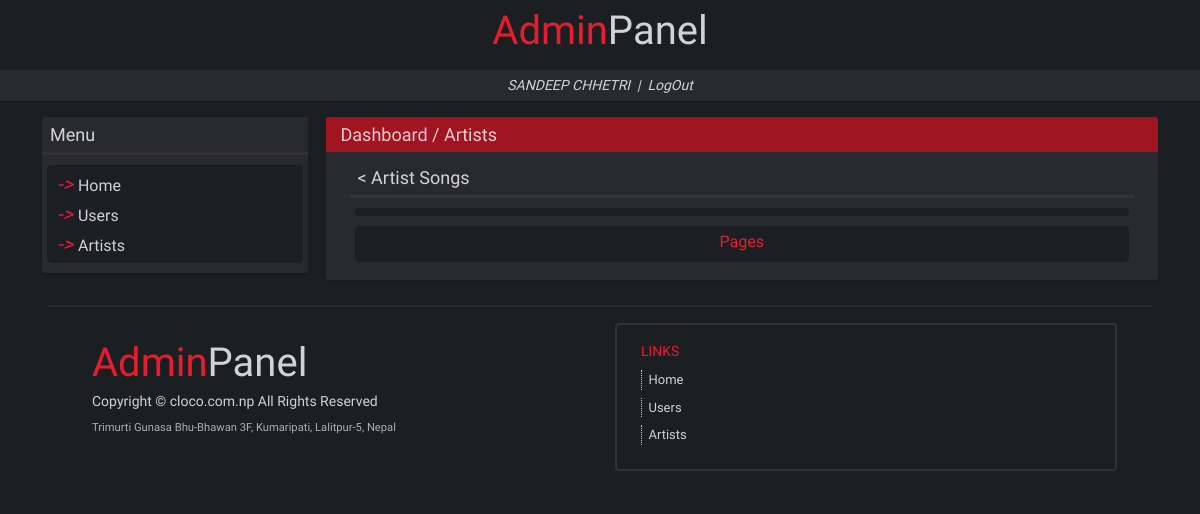
The app's page /dashboard/artists/2/songs/ (signed in), older data.
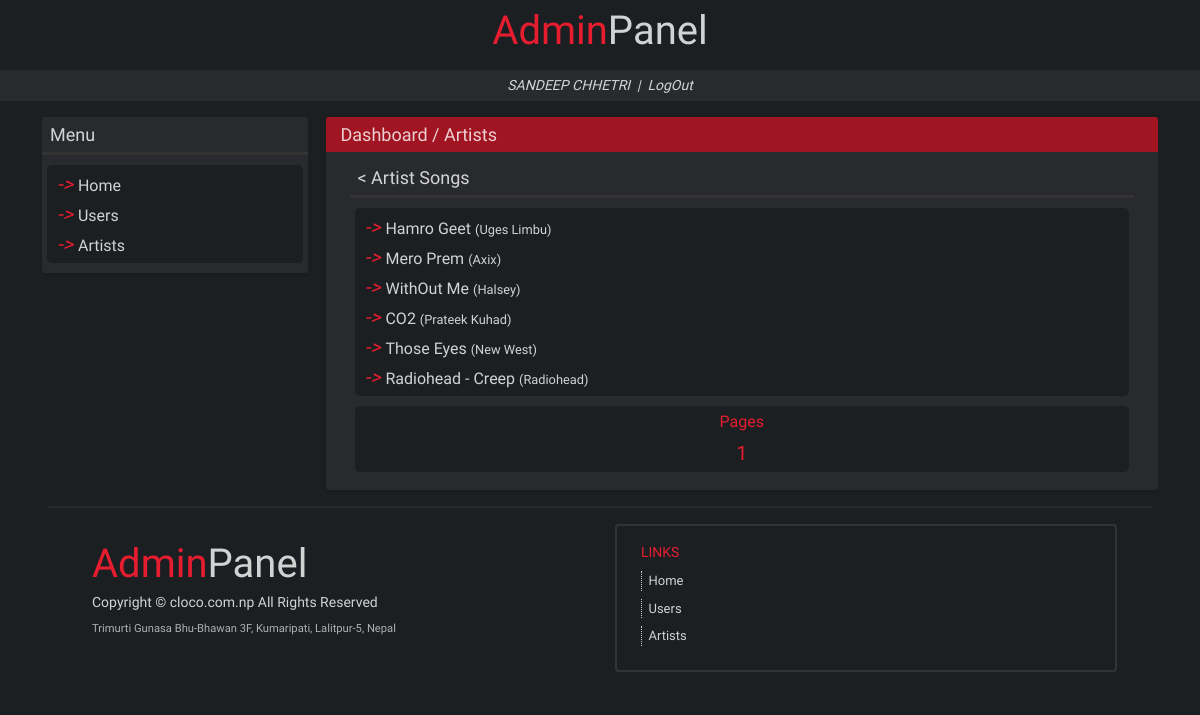
The same page, newer data.
### musicRecord/models.py (models this page shows, shortened)
class Music(models.Model):
    GENRE_CHOICES = (
        ('rnb', 'Rhythm and Blues'),
        ('country', 'Country'),
        ('classic', 'Classic'),
        ('rock', 'Rock'),
        ('jazz', 'Jazz'),
    )
    artist = models.ForeignKey(Artist, on_delete=models.CASCADE)
    title = models.CharField(max_length=100)
    album_name = models.CharField(max_length=50)
    genre = models.CharField(max_length=20, choices=GENRE_CHOICES)
    created_at = models.DateTimeField(auto_now_add=True)
    updated_at = models.DateTimeField(auto_now=True)

### musicRecord/songsViews.py (the view)
# urls.py: path('artists/<int:pk>/songs/', songsViews.artist_songs),
def artist_songs(request, pk=None):
    if not request.user.is_authenticated:
        return redirect('/')
    else:
        try:
            page = int(request.GET.get('page'))
        except:
            page = 1
        page_end = page*8
        page_start = page_end - 8
        songs = Music.objects.raw(f'select * from musicRecord_Music where artist_id={pk} order by created_at desc')
        pages = int(len(songs)/8)
        if len(songs)%8 != 0:
            pages = pages+1
        return render(request,
                      'songs/artistsongs.html',
                      {'user_name':user_name(request),
                       'songs':songs[page_start:page_end],
                       'pages':range(1,pages+1),
                       'page':page,
                       'artist_id':pk,
                       }
                       )

### musicRecord/songsViews.py (called while the page is built)
def user_name(request):
    return request.user.first_name.upper()+' '+request.user.last_name.upper()

### templates/songs/artistsongs.html (shortened to what this page needs)
{% extends 'base.html' %}
{% block content %}
<div class="row mb-3">
    <div class="d-none d-lg-block col-sm-12 col-lg-3 px-4">
        <div class="row mb-3 main-box">
            <div class="sidebox-text px-2 py-1 mb-0">
              Menu
            </div>
            <div class="col-12 mt-0 pt-0" style="background:#333; height:3px;">
            </div>
            <div class="col-12 sidebox-menus">
              <div class="row sidebox-menu py-1">
                <div class="col-12 p-0 m-0" style="color:#e61d2f;">
                    <i>-> </i>
                      <a class="menu-options" href="{% url 'dashboard' %}">Home</a>
                    <br>
                </div>
                <div class="col-12 p-0 m-0" style="color:#e61d2f;">
                    <i>-> </i>
                      <a class="menu-options {% if activetab == 'users' %}activetab{% endif %}" href="{% url 'users' %}">Users</a>
                    <br>
                </div>
                <div class="col-12 p-0 m-0" style="color:#e61d2f;">
                    <i>-> </i>
                      <a class="menu-options" href="{% url 'artists' %}">Artists</a>
                    <br>
                </div>
              </div>
            </div>
        </div>
    </div>
    <div class="col-sm-12 col-lg-9 px-4">
        <div class="row main-box">
            <div class="col-12 box-top py-1">
                <a class="link" href="{% url 'dashboard' %}">Dashboard</a> / <a class="link" href="{% url 'artists' %}">Artists</a>
            </div>
            <div class="col-12 box-content px-0 px-lg-4">
                <div class="mt-2 pb-2">
                    <div class="sidebox-text px-2 py-1 mb-0">
                        <a href="{% url 'artists' %}{{artist_id}}/" class="link">< Artist Songs</a>
                    </div>
                    <div class="col-12 mt-0 pt-0" style="background:#333; height:3px;">
                    </div>
                    <div class="col-12 sidebox-menus">
                        <div class="row sidebox-menu py-1">
                            {% for song in songs %}
                            <div class="col-12 p-0 m-0" style="color:#e61d2f;">
                                <i>-> </i>
                                <a class="menu-options" href="{% url 'artists' %}{{song.artist.id}}/songs/{{song.id}}/?page={{page}}">{{song.title}} <span class="small">({{song.album_name}})</span></a>
                                <br>
                            </div>
                            {% endfor %}
                        </div>
                        <div class="row sidebox-menu py-1">
                            <div class="col mx-2">
                                <div class="row">
                                  <div class="col-12 d-flex justify-content-center mb-1">
                                    <span style="font-size:16px; color:#e61d2f; font-weight:500;">
                                      Pages
                                    </span>
                                  </div>
                                </div>
                                <div class="row">
                                  <div class="col-12 d-flex justify-content-center">
                                    {% for p in pages %}
                                      <div class="">
                                        <a class="link pagesnav {% if page == p %}activetab{% endif %}" href="{% url 'artists' %}{{artist_id}}/songs/?page={{p}}">
                                          <span class="unselectable" style="font-size:20px;">{{p}}</span>
                                        </a>
                                      </div>
                                    {% endfor %}
                                  </div>
                                </div>
                            </div>
                        </div>
                    </div>
                </div>
            </div>
        </div>
    </div>
{% endblock %}

### templates/base.html (shortened to what this page needs)
{% load static %}
<!DOCTYPE html>
<html lang="en" dir="ltr">
  <head>
    <link rel="stylesheet" href="https://cdn.jsdelivr.net/npm/bootstrap@4.5.3/dist/css/bootstrap.min.css">
  </head>
  <body>
    <div class="container-fluid px-3 px-lg-5" style="background:#1c1f22;">
      <div class="d-flex flex-row justify-content-center align-items-center" style="height:70px;">
        <div class="site-logo">
          <h1 class="font-weight-heavy">
            <a href="{% if user_name %}{% url 'dashboard' %}{% else %}/{% endif %}" class = "link">
              <span class="activetab">Admin</span>Panel
            </a>
          </h1>
        </div>
      </div>
    </div>
    <div class="text-center m-0 login" style = "background:rgba(255,255,255,.05); font-weight:500; padding: 5px;">
      {% if user_name %}
      <i><span class="link unselectable">{{user_name}}</span><span class="unselectable">  |  </span><a class="link" href="/logout" style="text-decoration: none;">LogOut</a></i>
      {% else %}
      <i><a class="link" href="/" style="text-decoration: none;">Login</a><span class="unselectable">  |  </span><a class="link" href="/createnewuser" style="text-decoration: none;">Register</a></i>
      {% endif %}
    </div>
    <div class="container-fluid px-3 px-lg-5 pt-3" style="background-color:#1c1f22;">
      {% block content %}
      {% endblock %}
    </div>
    <footer style="border-top:2px solid #292929;" class="container-fluid py-2 px-1 mt-0">
      <div class="row mx-3 my-2">
        <div class="col-12 col-lg-6 text-center text-lg-left px-4 pb-3 pt-lg-3">
          <div class="site-logo">
            <h1 class="font-weight-heavy mb-1">
              <a href="{% if user_name %}{% url 'dashboard' %}{% else %}/{% endif %}" class = "link"><span class="activetab">Admin</span>Panel</a>
            </h1>
            Copyright © cloco.com.np All Rights Reserved<br>
            <div class="small mt-2" style="opacity:0.8">
                Trimurti Gunasa Bhu-Bhawan 3F, Kumaripati, Lalitpur-5, Nepal
            </div>
          </div>
        </div>
        <div class="col-12 col-lg-6">
          <div class="d-flex flex-column rounded px-4 py-3" style="border:2px solid; border-color: #333;">
            <div class="mb-2">
              <span class="activetab" style="font-size:14px;">LINKS</span>
            </div>
            {% if user_name %}
            <div class="mb-2 p-0" style="border-left:1px dotted;font-size:13px;">
              <a href="{% url 'dashboard' %}" class="link"><span class="unselectable">  Home</span></a>
            </div>
            <div class="mb-2 p-0" style="border-left:1px dotted;font-size:13px;">
              <a href="{% url 'users' %}" class="link"><span class="unselectable">  Users</span></a>
            </div>
            <div class="mb-2 p-0" style="border-left:1px dotted;font-size:13px;">
              <a href="{% url 'artists' %}" class="link"><span class="unselectable">  Artists</span></a>
            </div>
            {% endif %}
          </div>
        </div>
      </div>
    </footer>
  </body>
</html>

Row changes from the older to the newer data that the page shows:
added Music: title "Hamro Geet", album_name "Uges Limbu"
added Music: title "Mero Prem", album_name "Axix"
added Music: title "WithOut Me", album_name "Halsey"
added Music: title "CO2", album_name "Prateek Kuhad"
added Music: title "Those Eyes", album_name "New West"
added Music: title "Radiohead - Creep", album_name "Radiohead"
Text that changed along with them:
new list line: "1"
